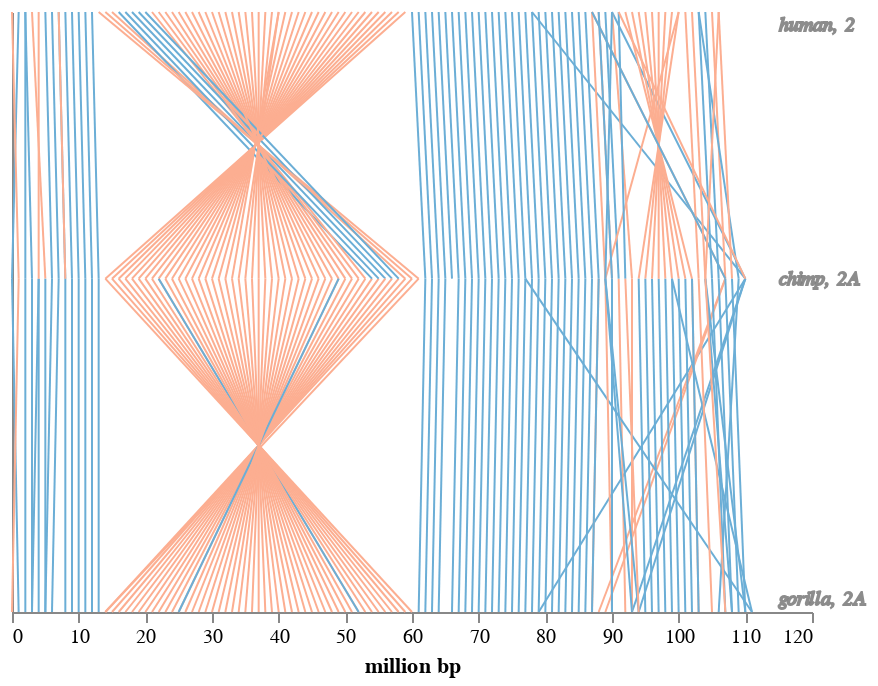

The cell this chart's notebook holds for it:
### Markdown cell above
*Chromosome 2 events*
- Chimp, large 2A inversion
- Human, smaller 2 inversion

### Code cell
chromosome_graph('chimp2A_x2.csv', "human", "2", "chimp", "2A", "gorilla", "2A")

### Figure 1 — Vega-Lite specification as saved in the notebook (floating-point values rounded to 4 significant figures; data arrays with more than 128 entries replaced by an {"elided": "..."} marker saying what was removed)
{"config": {"view": {"continuousWidth": 400, "continuousHeight": 300, "stroke": "transparent"}, "axis": {"grid": false}}, "layer": [{"data": {"name": "data-6ef1bee02da473596489a4e9997bde0c"}, "mark": "line", "encoding": {"color": {"type": "nominal", "field": "color", "scale": {"domain": ["same orientation", "inversed"], "range": ["#6baed6", "#fcae91"]}, "title": ""}, "x": {"type": "quantitative", "axis": {"grid": false}, "field": "x"}, "x2": {"field": "x2"}, "y": {"type": "quantitative", "axis": {"grid": false}, "field": "y"}, "y2": {"field": "y2"}}}, {"data": {"name": "data-22f03b88187d81e5a2ac3b3d2c07b1b3"}, "mark": {"type": "text", "align": "left", "fontSize": 10, "fontStyle": "italic", "opacity": 0.9, "stroke": "grey"}, "encoding": {"color": {"type": "nominal", "field": "color", "legend": null, "scale": {"domain": ["same orientation", "inversed"], "range": ["#6baed6", "#fcae91"]}}, "text": {"type": "nominal", "field": "text"}, "x": {"type": "quantitative", "field": "x"}, "y": {"type": "quantitative", "field": "y"}}}, {"mark": "text", "encoding": {"color": {"type": "nominal", "field": "color", "legend": {"orient": "left", "symbolType": "stroke", "title": ""}, "scale": {"domain": ["same orientation", "inversed"], "range": ["#6baed6", "#fcae91"]}}, "x": {"type": "quantitative", "axis": {"grid": false, "ticks": true, "title": "million bp"}, "field": "x"}, "y": {"type": "quantitative", "axis": {"grid": false, "labels": false, "ticks": false, "title": ""}, "field": "y"}}}], "$schema": "https://vega.github.io/schema/vega-lite/v4.0.0.json", "datasets": {"data-6ef1bee02da473596489a4e9997bde0c": {"elided": "246 records"}, "data-22f03b88187d81e5a2ac3b3d2c07b1b3": [{"x": 115, "y": 440, "text": "human, 2"}, {"x": 115, "y": 250, "text": "chimp, 2A"}, {"x": 115, "y": 10, "text": "gorilla, 2A"}]}}
